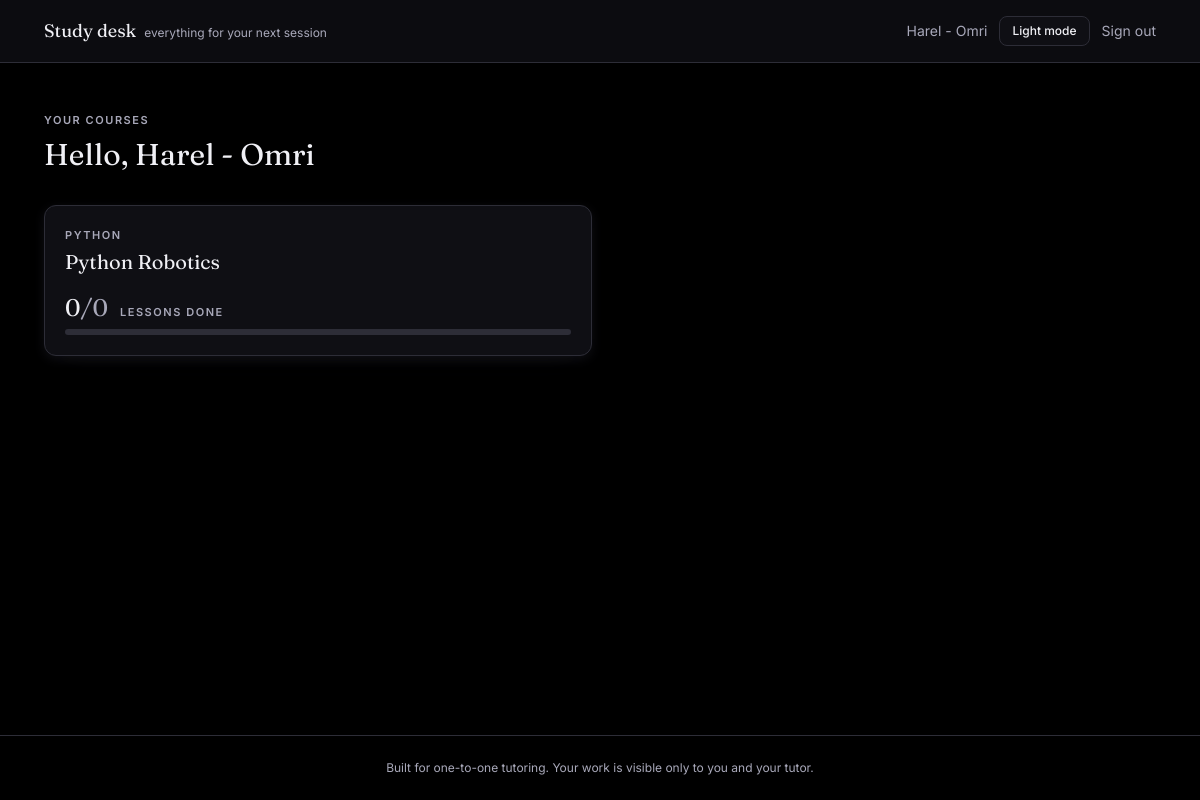
The page / (signed in) on the database as committed earlier.
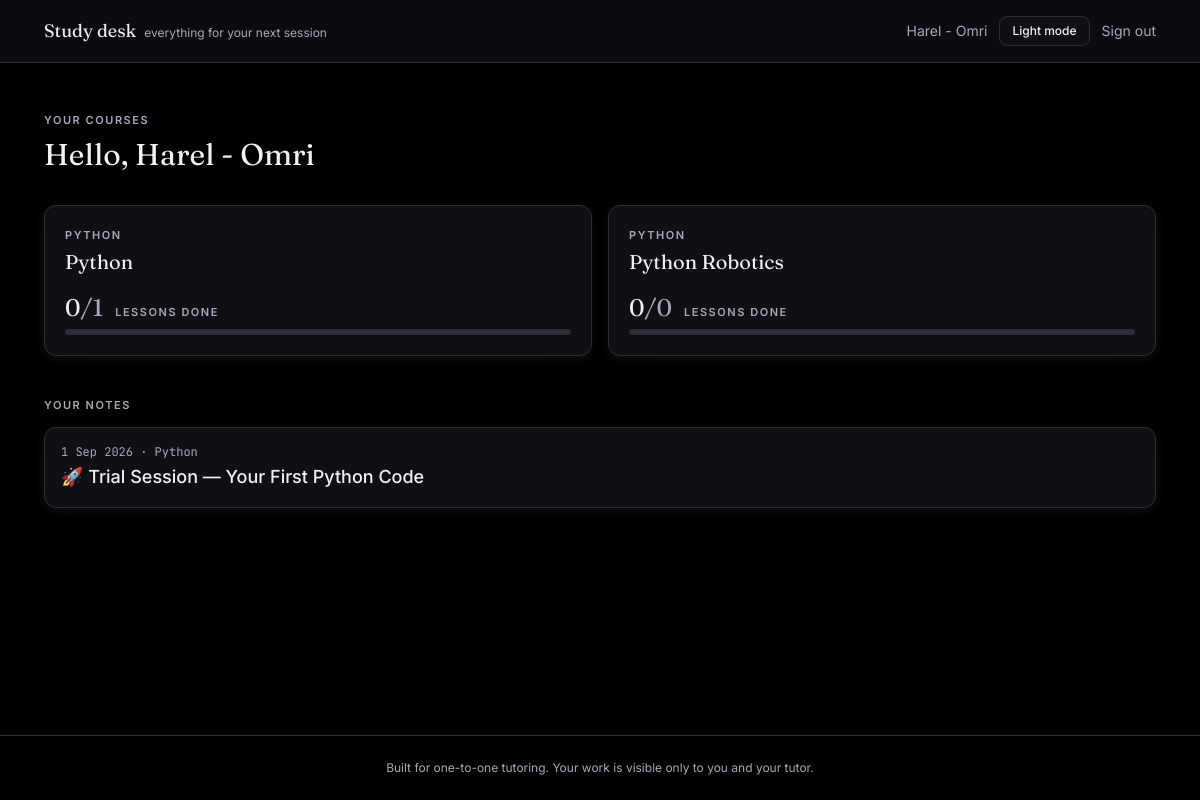
The same page on the database as committed later.
### accounts/models.py (models this page shows, shortened)
class StudentProfile(models.Model):
    PLATFORMS = [
        ("fiverr", "Fiverr"),
        ("preply", "Preply"),
        ("direct", "Direct / Zoom"),
    ]
    user = models.OneToOneField(
        settings.AUTH_USER_MODEL, on_delete=models.CASCADE, related_name="student_profile"
    )
    display_name = models.CharField(
        max_length=60, help_text="What the student is called in lessons. A first name is enough."
    )
    platform = models.CharField(max_length=20, choices=PLATFORMS, default="direct")
    is_minor = models.BooleanField(
        default=False, help_text="Tick if under 18. Guardian contact is then required."
    )
    guardian_email = models.EmailField(
        blank=True, help_text="Only for students under 18. Leave empty otherwise."
    )
    notes = models.TextField(
        blank=True, help_text="Teaching notes only. Do not store anything sensitive here."
    )
    created_at = models.DateTimeField(auto_now_add=True)
    class Meta:
        ordering = ["display_name"]

### learning/models.py (models this page shows, shortened)
class Course(models.Model):
    SUBJECTS = [
        ("python", "Python"),
        ("data", "Data science"),
        ("ml", "Machine learning / computer vision"),
        ("matlab", "MATLAB"),
        ("robotics", "Arduino / Webots robotics"),
        ("exam", "Exam preparation"),
    ]
    title = models.CharField(max_length=120)
    slug = models.SlugField(unique=True)
    subject = models.CharField(max_length=20, choices=SUBJECTS, default="python")
    description = models.TextField(blank=True)
    is_published = models.BooleanField(
        default=True, help_text="Untick to hide from students while you build it."
    )
    created_at = models.DateTimeField(auto_now_add=True)
    class Meta:
        ordering = ["title"]

class Lesson(models.Model):
    course = models.ForeignKey(Course, on_delete=models.CASCADE, related_name="lessons", null=True, blank=True)
    student = models.ForeignKey(
        settings.AUTH_USER_MODEL, on_delete=models.CASCADE, related_name="personal_lessons",
        null=True, blank=True, help_text="Set for a dated document written for one student.",
    )
    date = models.DateField(null=True, blank=True, help_text="Orders this on the student's timeline.")
    order = models.PositiveIntegerField(default=1, help_text="Position in the course (shared curriculum lessons only).")
    title = models.CharField(max_length=140)
    subtitle = models.CharField(max_length=255, blank=True)
    description = models.TextField(blank=True, help_text="What the student will do this session. (Legacy field — new lessons use markdown_source.)")
    markdown_source = models.TextField(blank=True, help_text="The lesson document. See skills/FORMAT_SPEC.md.")
    meta = models.JSONField(default=dict, blank=True, help_text="Unknown front-matter keys, rendered as header pills.")
    hint_seconds_default = models.PositiveIntegerField(default=20)
    is_published = models.BooleanField(default=True, help_text="Locked (unticked) lessons are invisible to the student.")
    class Meta:
        ordering = ["-date", "order", "id"]
    @property
    def is_document(self):
        return bool(self.markdown_source)

### learning/views.py (the view)
# urls.py: path("", views.dashboard, name="dashboard"),
@login_required
def dashboard(request):
    courses = enrolled_courses(request.user)
    cards = [{"course": c, **course_progress(request.user, c)} for c in courses]
    notes = student_lessons(request.user)
    return render(request, "learning/dashboard.html", {"cards": cards, "notes": notes})

### learning/services.py (called while the page is built)
def enrolled_courses(user):
    return Course.objects.filter(
        enrollments__student=user, enrollments__is_active=True, is_published=True
    ).distinct()

def student_lessons(student, *, include_locked=False):
    qs = Lesson.objects.filter(student=student).order_by("-date", "-id")
    if not include_locked:
        qs = qs.filter(is_published=True)
    return qs

### templates/learning/dashboard.html (shortened to what this page needs)
{% extends "base.html" %}
{% block content %}
<p class="eyebrow">Your courses</p>
<h1 class="mt-2 font-display text-3xl">Hello, {{ user.student_profile.display_name|default:user.username }}</h1>
{% if cards %}
<div class="mt-8 grid gap-4 sm:grid-cols-2">
  {% for card in cards %}
    <a href="{% url 'course_detail' card.course.slug %}" class="card block p-5 transition hover:border-mint-400">
      <p class="eyebrow">{{ card.course.get_subject_display }}</p>
      <h2 class="mt-1 font-display text-xl">{{ card.course.title }}</h2>
      <div class="mt-5">{% include "learning/_meter.html" with done=card.done total=card.total percent=card.percent %}</div>
    </a>
  {% endfor %}
</div>
{% else %}
<div class="card mt-8 p-8 text-center">
  <p class="font-display text-xl">No course yet</p>
  <p class="mt-2 text-sm text-slate-500">Your tutor adds your course here before your first session. Message them if you expected to see one.</p>
</div>
{% endif %}
{% if notes %}
<p class="eyebrow mt-10">Your notes</p>
<ol class="mt-3 divide-y divide-line overflow-hidden rounded-xl border border-line bg-card shadow-card">
  {% for note in notes %}
    <li>
      <a href="{% url 'lesson_detail' note.id %}" class="flex items-center justify-between gap-4 p-4 transition hover:bg-paper">
        <div class="min-w-0">
          <p class="font-mono text-xs text-slate-500">{{ note.date }}{% if note.course %} · {{ note.course.title }}{% endif %}</p>
          <p class="mt-0.5 font-medium">{{ note.title }}</p>
        </div>
      </a>
    </li>
  {% endfor %}
</ol>
{% endif %}
{% endblock %}

### templates/base.html (shortened to what this page needs)
{% load static %}<!doctype html>
<html lang="en" class="h-full">
<head>
<link rel="stylesheet" href="{% static 'css/app.css' %}">
</head>
<body class="min-h-full flex flex-col">
<header class="border-b border-line bg-card/80 backdrop-blur">
  <div class="mx-auto flex max-w-6xl items-center justify-between px-5 py-4">
    <a href="{% url 'dashboard' %}" class="flex items-baseline gap-2">
      <span class="font-display text-lg text-ink">Study desk</span>
      <span class="hidden text-xs text-slate-500 sm:inline">everything for your next session</span>
    </a>
    <div class="flex items-center gap-3 text-sm">
      {% if user.is_authenticated %}
        <span class="hidden text-slate-500 sm:inline">{{ user.student_profile.display_name|default:user.username }}</span>
      {% endif %}
      <button type="button" data-theme-toggle class="btn-quiet px-3 py-1.5 text-xs">Light mode</button>
      {% if user.is_authenticated %}
        <form method="post" action="{% url 'logout' %}">{% csrf_token %}
          <button class="text-slate-500 hover:text-ink">Sign out</button>
        </form>
      {% endif %}
    </div>
  </div>
</header>
<main id="main" class="mx-auto w-full max-w-6xl flex-1 px-5 py-8 sm:py-12">
  {% block content %}{% endblock %}
</main>
<footer class="border-t border-line py-6 text-center text-xs text-slate-500">
  Built for one-to-one tutoring. Your work is visible only to you and your tutor.
</footer>
</body>
</html>

### templates/learning/_meter.html (shortened to what this page needs)
<div class="flex items-baseline gap-3">
  <span class="font-display text-2xl leading-none">{{ done }}<span class="text-slate-500">/{{ total }}</span></span>
  <span class="eyebrow">lessons done</span>
</div>
<div class="mt-2 h-1.5 w-full overflow-hidden rounded-full bg-line" role="progressbar"
     aria-valuenow="{{ percent }}" aria-valuemin="0" aria-valuemax="100"
     aria-label="Course progress">
</div>

Rows that differ between the two databases and show on the page:
added Course: course.subject "PYTHON", course "Python", done "0", is_published "1"
added Lesson: date "1 Sep 2026", course "Python", title "🚀 Trial Session — Your First Python Code"
Other text that changed with them:
text now shown: "YOUR NOTES"
